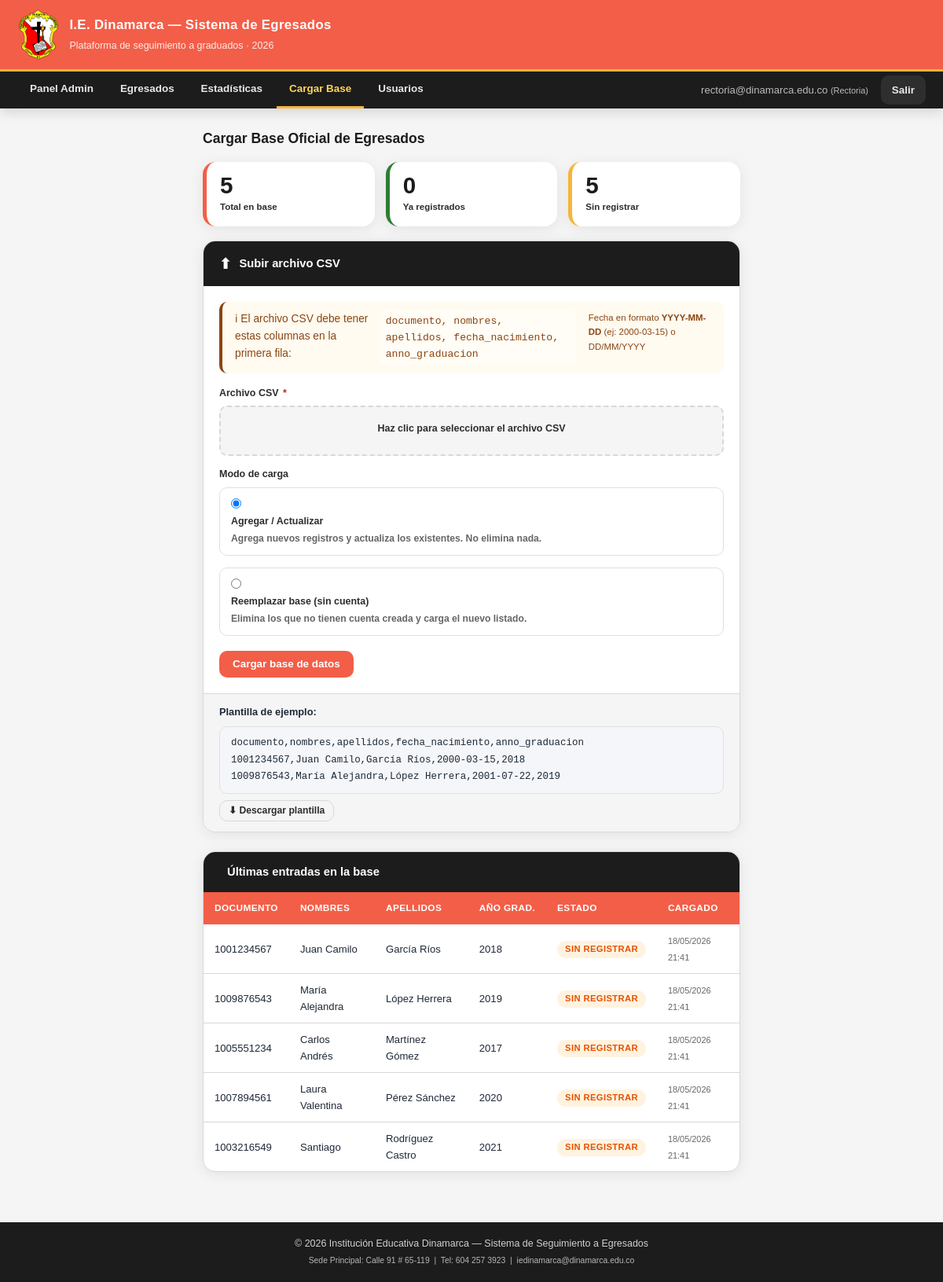
/admin/cargar_base.php (signed in), run on the app's committed database.
### tables this page shows
CREATE TABLE perfiles (
  id               INT AUTO_INCREMENT PRIMARY KEY,
  usuario_id       INT NOT NULL UNIQUE,
  foto             VARCHAR(255) DEFAULT NULL,
  tipo_documento   ENUM('CC','TI','CE','PA','NIT') DEFAULT 'CC',
  genero           ENUM('Masculino','Femenino','Otro','Prefiero no decir') DEFAULT NULL,
  telefono         VARCHAR(20)  DEFAULT NULL,
  ciudad           VARCHAR(100) DEFAULT NULL,
  pais_nacimiento  VARCHAR(100) DEFAULT 'Colombia',
  direccion        VARCHAR(250) DEFAULT NULL,
  logros           TEXT         DEFAULT NULL,
  updated_at       TIMESTAMP DEFAULT CURRENT_TIMESTAMP ON UPDATE CURRENT_TIMESTAMP,
  FOREIGN KEY (usuario_id) REFERENCES usuarios(id) ON DELETE CASCADE
);

CREATE TABLE usuarios (
  id          INT AUTO_INCREMENT PRIMARY KEY,
  documento   VARCHAR(20)  NOT NULL UNIQUE,
  email       VARCHAR(150) NOT NULL UNIQUE,
  password    VARCHAR(255) NOT NULL,
  rol         ENUM('egresado','comite','rectoria') NOT NULL DEFAULT 'egresado',
  estado      ENUM('pendiente','verificado','destacado','inactivo') NOT NULL DEFAULT 'pendiente',
  created_at  TIMESTAMP DEFAULT CURRENT_TIMESTAMP,
  last_login  TIMESTAMP NULL,
  token_reset VARCHAR(100) NULL,
  token_exp   TIMESTAMP NULL
);

CREATE TABLE egresados_base (
  id              INT AUTO_INCREMENT PRIMARY KEY,
  documento       VARCHAR(20)  NOT NULL UNIQUE,
  nombres         VARCHAR(120) NOT NULL,
  apellidos       VARCHAR(120) NOT NULL,
  fecha_nacimiento DATE         NOT NULL,
  anno_graduacion  YEAR         NOT NULL,
  registrado      TINYINT(1)   NOT NULL DEFAULT 0,
  fecha_carga     TIMESTAMP    DEFAULT CURRENT_TIMESTAMP
);

### config/funciones.php (called while the page is built, shortened)
<?php
function limpiar(string $valor): string {
    return htmlspecialchars(trim($valor), ENT_QUOTES, 'UTF-8');
}
function usuarioActual(): array {
    $db = getDB();
    $stmt = $db->prepare("
        SELECT u.*, p.foto, p.genero, p.telefono, p.ciudad,
               eb.nombres, eb.apellidos, eb.anno_graduacion
        FROM usuarios u
        LEFT JOIN perfiles p ON p.usuario_id = u.id
        LEFT JOIN egresados_base eb ON eb.documento = u.documento
        WHERE u.id = ?
    ");
    $stmt->execute([$_SESSION['usuario_id']]);
    return $stmt->fetch() ?: [];
}

### admin/cargar_base.php (the view, shortened to what this page needs)
<?php
require_once BASE_DIR . 'config/funciones.php';
$db = getDB(); $resultado = null;
$total_base  = $db->query("SELECT COUNT(*) FROM egresados_base")->fetchColumn();
$registrados = $db->query("SELECT COUNT(*) FROM egresados_base WHERE registrado=1")->fetchColumn();
$sin_reg     = $total_base - $registrados;
$ultimas     = $db->query("SELECT documento,nombres,apellidos,anno_graduacion,registrado,fecha_carga FROM egresados_base ORDER BY fecha_carga DESC LIMIT 10")->fetchAll();
$titulo_pagina='Cargar Base de Egresados'; $nav_activo='cargar';
require_once BASE_DIR . 'includes/header.php';
?>
<main class="eg-main angosto">
  <p class="page-title"> Cargar Base Oficial de Egresados</p>
  <div class="stats-grid" style="grid-template-columns:repeat(3,1fr);margin-bottom:18px">
    <div class="stat-card"><div class="num"><?=$total_base?></div><div class="lbl">Total en base</div></div>
    <div class="stat-card verde"><div class="num"><?=$registrados?></div><div class="lbl">Ya registrados</div></div>
    <div class="stat-card acento"><div class="num"><?=$sin_reg?></div><div class="lbl">Sin registrar</div></div>
  </div>
  <div class="card mb-3">
    <div class="card-header"><span class="icono">⬆</span><h3>Subir archivo CSV</h3></div>
    <div class="card-body">
      <div class="alerta alerta-info">
        ℹ El archivo CSV debe tener estas columnas en la primera fila:<br>
        <code style="background:rgba(255,255,255,.3);padding:3px 8px;border-radius:4px;font-size:.82rem">documento, nombres, apellidos, fecha_nacimiento, anno_graduacion</code><br>
        <small>Fecha en formato <strong>YYYY-MM-DD</strong> (ej: 2000-03-15) o DD/MM/YYYY</small>
      </div>
      <form method="POST" action="" enctype="multipart/form-data">
        <div class="form-grupo">
          <label>Archivo CSV <span class="req">*</span></label>
          <label class="upload-zona" for="csv-inp">
             Haz clic para seleccionar el archivo CSV<br>
          </label>
        </div>
        <div class="form-grupo">
          <label>Modo de carga</label>
          <div class="radio-grupo">
            <label class="radio-opcion">
              <input type="radio" name="modo" value="agregar" checked>
              <div><strong>Agregar / Actualizar</strong><span>Agrega nuevos registros y actualiza los existentes. No elimina nada.</span></div>
            </label>
            <label class="radio-opcion">
              <input type="radio" name="modo" value="reemplazar">
              <div><strong>Reemplazar base (sin cuenta)</strong><span>Elimina los que no tienen cuenta creada y carga el nuevo listado.</span></div>
            </label>
          </div>
        </div>
        <button type="submit" class="btn"> Cargar base de datos</button>
      </form>
    </div>
    <div class="card-footer">
      <strong>Plantilla de ejemplo:</strong>
      <code class="bloque-codigo">documento,nombres,apellidos,fecha_nacimiento,anno_graduacion
1001234567,Juan Camilo,García Ríos,2000-03-15,2018
1009876543,María Alejandra,López Herrera,2001-07-22,2019</code>
      <a download="plantilla_egresados.csv" class="btn btn-secundario btn-sm mt-1">⬇ Descargar plantilla</a>
    </div>
  </div>
  <?php if (!empty($ultimas)): ?>
  <div class="card">
    <div class="card-header"><span class="icono"></span><h3>Últimas entradas en la base</h3></div>
    <div class="tabla-wrapper">
      <table class="tabla">
        <thead><tr><th>Documento</th><th>Nombres</th><th>Apellidos</th><th>Año Grad.</th><th>Estado</th><th>Cargado</th></tr></thead>
        <tbody>
          <?php foreach($ultimas as $r): ?>
          <tr>
            <td><?=limpiar($r['documento'])?></td>
            <td><?=limpiar($r['nombres'])?></td>
            <td><?=limpiar($r['apellidos'])?></td>
            <td><?=(int)$r['anno_graduacion']?></td>
            <td><?=$r['registrado']?'<span class="badge badge-verificado">Con cuenta</span>':'<span class="badge badge-pendiente">Sin registrar</span>'?></td>
            <td><small><?=date('d/m/Y H:i',strtotime($r['fecha_carga']))?></small></td>
          </tr>
          <?php endforeach; ?>
        </tbody>
      </table>
    </div>
  </div>
  <?php endif; ?>
</main>
<?php require_once BASE_DIR . 'includes/footer.php'; ?>

### includes/header.php (shortened to what this page needs)
<?php
$nav_activo    = $nav_activo    ?? '';
$usuario_actual = function_exists('usuarioActual') ? usuarioActual() : [];
$rol            = $usuario_actual['rol'] ?? '';
$nombres        = $usuario_actual['nombres'] ?? ($usuario_actual['email'] ?? '');
function navLink(string $href, string $label, string $activo, string $clave): string {
    $cls = ($activo === $clave) ? ' activo' : '';
    return '<a href="' . BASE_URL . $href . '" class="' . $cls . '">' . $label . '</a>';
}
?>
<!DOCTYPE html>
<html lang="es">
<head>
  <link rel="stylesheet" href="<?= BASE_URL ?>css/egresados.css">
</head>
<body>
<header class="eg-header">
  <div class="eg-header-top">
    <img src="<?= BASE_URL ?>imagenes/escudoAnimacion-unscreen.gif"
         alt="Escudo I.E. Dinamarca" class="logo"
         onerror="this.style.display='none'">
    <div class="titulo-bloque">
      <h1>I.E. Dinamarca — Sistema de Egresados</h1>
      <p>Plataforma de seguimiento a graduados · <?= date('Y') ?></p>
    </div>
  </div>
  <nav class="eg-nav">
    <?php if (!empty($usuario_actual)): ?>
      <?php if ($rol === 'egresado'): ?>
        <?= navLink('dashboard.php',        ' Inicio',      $nav_activo, 'inicio') ?>
        <?= navLink('perfil.php',           ' Mi Perfil',   $nav_activo, 'perfil') ?>
        <?= navLink('perfil.php?tab=estudio',' Estudios',   $nav_activo, 'estudios') ?>
        <?= navLink('perfil.php?tab=trabajo',' Trabajo',    $nav_activo, 'trabajo') ?>
      <?php elseif ($rol === 'comite'): ?>
        <?= navLink('comite/index.php',       ' Panel Comité',    $nav_activo, 'inicio') ?>
        <?= navLink('comite/egresados.php',   ' Egresados',       $nav_activo, 'egresados') ?>
        <?= navLink('comite/estadisticas.php',' Estadísticas',    $nav_activo, 'estadisticas') ?>
      <?php elseif ($rol === 'rectoria'): ?>
        <?= navLink('admin/index.php',        ' Panel Admin',     $nav_activo, 'inicio') ?>
        <?= navLink('admin/egresados.php',    ' Egresados',       $nav_activo, 'egresados') ?>
        <?= navLink('admin/estadisticas.php', ' Estadísticas',    $nav_activo, 'estadisticas') ?>
        <?= navLink('admin/cargar_base.php',  ' Cargar Base',     $nav_activo, 'cargar') ?>
        <?= navLink('admin/usuarios.php',     ' Usuarios',         $nav_activo, 'usuarios') ?>
      <?php endif; ?>
      <div class="nav-derecha">
        <span style="color:rgba(255,255,255,.7);font-size:.82rem;padding:8px 8px;">
           <?= htmlspecialchars($nombres) ?>
          <small>(<?= ucfirst($rol) ?>)</small>
        </span>
        <a href="<?= BASE_URL ?>logout.php"> Salir</a>
      </div>
    <?php else: ?>
      <a href="<?= BASE_URL ?>index.php">Iniciar sesión</a>
      <a href="<?= BASE_URL ?>registro.php">Registrarse</a>
    <?php endif; ?>
  </nav>
</header>

### includes/footer.php (shortened to what this page needs)
<footer class="eg-footer">
  <p>
    © <?= date('Y') ?> Institución Educativa Dinamarca — Sistema de Seguimiento a Egresados<br>
    <small>Sede Principal: Calle 91 # 65-119 &nbsp;|&nbsp; Tel: 604 257 3923 &nbsp;|&nbsp; iedinamarca@dinamarca.edu.co</small>
  </p>
</footer>
</body>
</html>

### data on the page
perfiles: usuario.email "rectoria@dinamarca.edu.co", usuario.rol "Rectoria"
egresados_base: documento "1001234567", nombres "Juan Camilo", apellidos "García Ríos", anno_graduacion "2018", registrado "SIN REGISTRAR", fecha_carga "18/05/2026 21:41"
egresados_base: documento "1009876543", nombres "María Alejandra", apellidos "López Herrera", anno_graduacion "2019", registrado "SIN REGISTRAR", fecha_carga "18/05/2026 21:41"
egresados_base: documento "1005551234", nombres "Carlos Andrés", apellidos "Martínez Gómez", anno_graduacion "2017", registrado "SIN REGISTRAR", fecha_carga "18/05/2026 21:41"
egresados_base: documento "1007894561", nombres "Laura Valentina", apellidos "Pérez Sánchez", anno_graduacion "2020", registrado "SIN REGISTRAR", fecha_carga "18/05/2026 21:41"
egresados_base: documento "1003216549", nombres "Santiago", apellidos "Rodríguez Castro", anno_graduacion "2021", registrado "SIN REGISTRAR", fecha_carga "18/05/2026 21:41"

### other printed values
$label "Panel Admin Egresados Estadísticas Cargar Base Usuarios"
$total_base "5"
$registrados "0"
$sin_reg "5"
